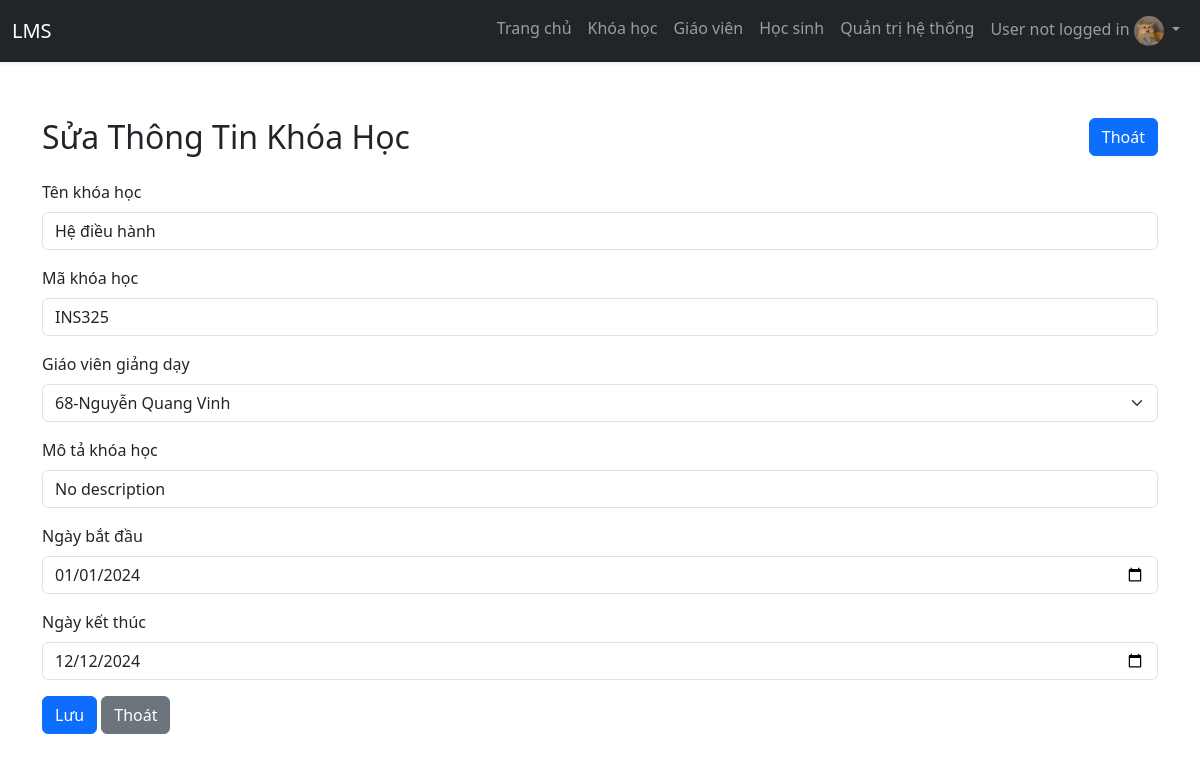
Page /admin/course_edit.php?id=1 on the committed database.
### tables this page shows
CREATE TABLE course
(
    course_id INT PRIMARY KEY NOT NULL AUTO_INCREMENT,
    course_background VARCHAR(255),
    course_code VARCHAR(10) NOT NULL,
    course_name VARCHAR(255) NOT NULL,
    course_description TEXT NOT NULL,
    teacher_id BIGINT NOT NULL,
    start_date DATE NOT NULL,
    end_date DATE NOT NULL,
    status CHAR(1) NOT NULL
);

### admin/course_edit.php (the view, shortened to what this page needs)
<?php
include("layout.php");
include_once("../config/connect.php");
$sql = "SELECT * FROM user us
    INNER JOIN user_role ur ON us.user_id = ur.user_id
    where ur.role_id=2";
$query = mysqLi_query($dbconnect, $sql);
$id = $_GET['id'];
$sql_course = "SELECT * FROM course Where course_id = $id";
$query_course = mysqli_query($dbconnect, $sql_course);
$result = mysqli_fetch_array($query_course);
?>
<!DOCTYPE html>
<html lang="en">
<head>
    <link rel="stylesheet" href="https://cdn.jsdelivr.net/npm/bootstrap@5.3.0/dist/css/bootstrap.min.css">
</head>
<body>
    <div class="container mt-5">
        <div class="row mb-3">
            <div class="col-md-6">
                <h2>Sửa Thông Tin Khóa Học </h2>
            </div>
            <div class="col-md-6">
                <div class="d-flex justify-content-end">
                    <a class="btn btn-primary" href="courses.php">Thoát</a>
                </div>
            </div>
        </div>
        <form action="./pross/c_edit.php?id=<?php echo $id;?>" method="POST" enctype="multipart/form-data">
            <div class="mb-3">
                <label class="form-label">Tên khóa học</label>
                <input type="text" class="form-control" name="course_name" id="" required placeholder="Nhập tên khóa học" value="<?php echo $result['course_name'] ?>">
            </div>
            <div class="mb-3">
                <label class="form-label">Mã khóa học</label>
                <input type="text" class="form-control" name="course_code" id="" required placeholder="Nhập mã khóa học" value="<?php echo $result['course_code'] ?>">
            </div>
            <div class="mb-3">
                <label class="form-label">Giáo viên giảng dạy</label>
                <select class="form-select" name="teacher_id" id="">
                    <?php
                    while ($row = mysqli_fetch_assoc($query)) { ?>
                        <option value="<?php echo $row['user_id']; ?>"><?php echo $row['user_id']; ?>-<?php echo $row['full_name']; ?></option>
                    <?php } ?>
                </select>
            </div>
            <div class="mb-3">
                <label class="form-label">Mô tả khóa học</label>
                <input type="text" class="form-control" name="course_description" id="" required placeholder="Thông tin khóa học" value="<?php echo $result['course_description'] ?>">
            </div>
            <div class="mb-3">
                <label class="form-label">Ngày bắt đầu</label>
                <input type="date" class="form-control" name="date_start" id="" required value="<?php echo $result['start_date'] ?>">
            </div>
            <div class="mb-3">
                <label class="form-label">Ngày kết thúc</label>
                <input type="date" class="form-control" name="date_end" id="" required value="<?php echo $result['end_date'] ?>">
            </div>
                <button type="submit" class="btn btn-primary" name="sbm">Lưu</button>
                <a type="button" class="btn btn-secondary" href="courses.php">Thoát</a>
            </div>
</body>
</html>

### admin/layout.php (style rules this page uses)
body { padding-top: 70px; }

### rows in the picture
course: course_name "Hệ điều hành", course_code "INS325", course_description "No description", date_start "01/01/2024", date_end "12/12/2024"

### other values in the picture
$username_now "User not logged in"
form field teacher_id "68-Nguyễn Quang Vinh"
